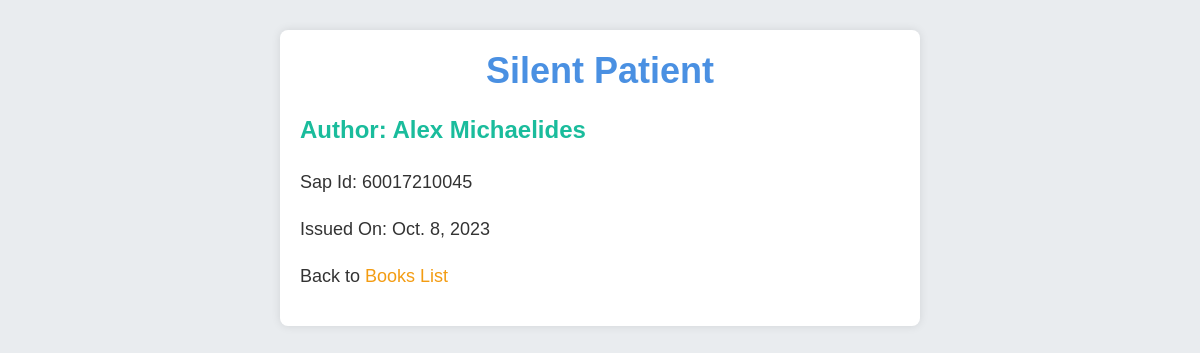
The app's page /members/details/2 with its own data.
### members/models.py (models this page shows)
class Member(models.Model):
  firstname = models.CharField(max_length=255)
  lastname = models.CharField(max_length=255)
  phone = models.IntegerField(null=True)
  birthday = models.DateField(null=True)

### members/views.py (the view)
# urls.py: path('members/details/<int:id>',views.details,name='details'),
def details(request,id):
    mymember = Member.objects.get(id=id)
    template=loader.get_template("details.html")
    context={
        'mymember': mymember
    }
    return HttpResponse(template.render(context,request))

### members/templates/details.html (shortened to what this page needs)
{% extends "master.html" %}
{% block content %}
    <div class="container">
        <h1>{{ mymember.firstname }}</h1>
        <h3>Author: {{ mymember.lastname }}</h3>
        <p>Sap Id: {{ mymember.phone }}</p>
        <p>Issued On: {{ mymember.birthday }}</p>
        <p>Back to <a href="/members">Books List</a></p>
    </div>
{% endblock %}

### members/templates/details.html (style rules this page uses)
body { background-color: #e9ecef; color: #333; font-family: 'Arial', sans-serif; margin: 0; padding: 0; }
.container { max-width: 600px; margin: 30px auto; padding: 20px; background-color: #fff; border-radius: 8px; box-shadow: 0 0 10px rgba(0, 0, 0, 0.1); }
h1 { color: #4a90e2; font-size: 36px; text-align: center; margin-top: 0; }
h3 { color: #1abc9c; font-size: 24px; }
p { font-size: 18px; line-height: 1.6; margin-bottom: 15px; }
a { text-decoration: none; color: #f39c12; }

### records on screen
Member: firstname "Silent Patient", lastname "Alex Michaelides", phone "60017210045", birthday "Oct. 8, 2023"
